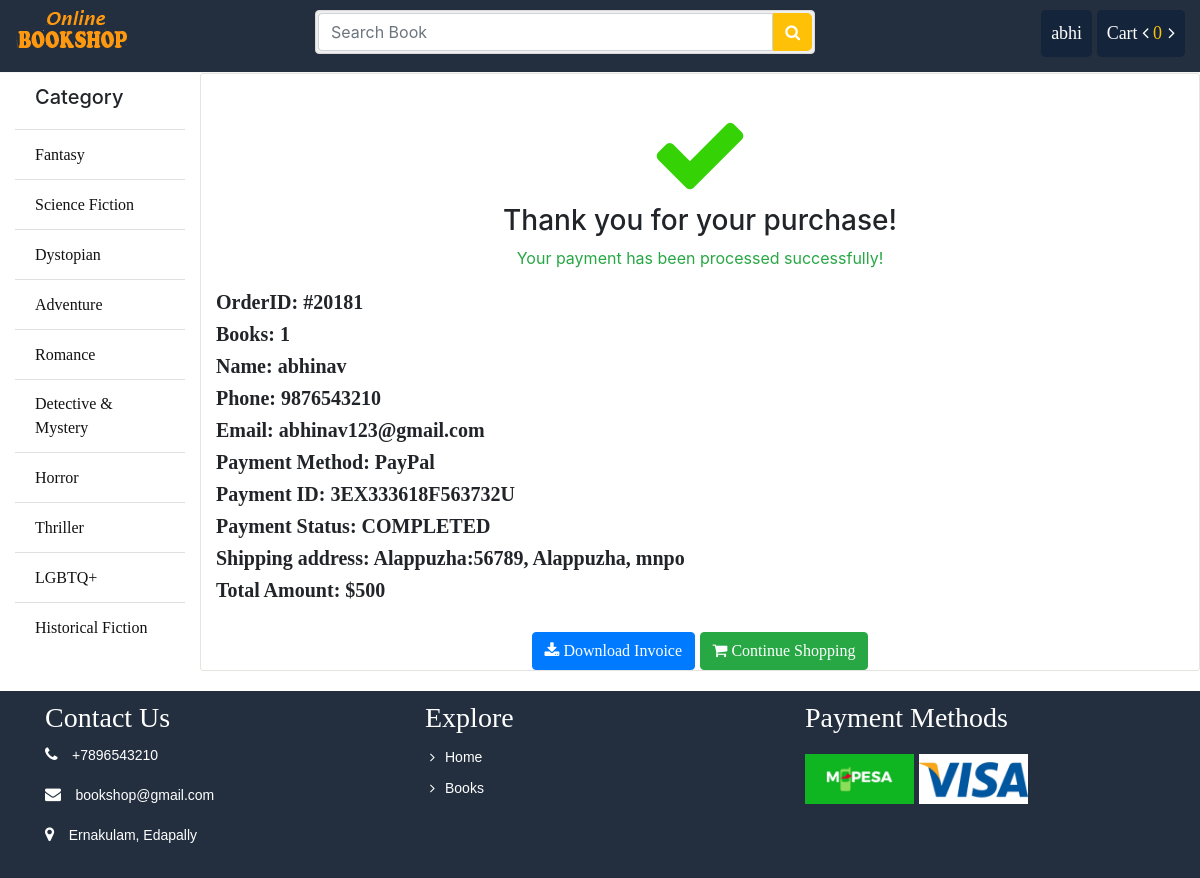
Screenshot of /order/success/1/ (signed in) with the database file from the repository.
### store/models.py (models this page shows, shortened)
class Category(models.Model):
	name = models.CharField(max_length = 100)
	slug = models.SlugField(max_length = 150, unique=True ,db_index=True)
	icon = models.FileField(upload_to = "category/")
	create_at = models.DateTimeField(auto_now_add = True)
	updated_at = models.DateTimeField(auto_now_add = True)

### order/models.py (models this page shows, shortened)
class Order(models.Model):
	customer = models.ForeignKey(User, on_delete = models.CASCADE)
	name = models.CharField(max_length=30)
	email = models.EmailField()
	phone = models.CharField(max_length=16)
	address = models.CharField(max_length=150)
	division = models.CharField(max_length=20)
	district = models.CharField(max_length=30)
	zip_code = models.CharField(max_length=30)
	payment_method = models.CharField(max_length = 20, default='PayPal')
	payment_id = models.CharField(max_length=150, blank=True, null=True)
	payment_status = models.CharField(max_length=50, blank=True, null=True)
	payable = models.IntegerField()
	totalbook = models.IntegerField()
	created = models.DateTimeField(auto_now_add=True)
	updated = models.DateTimeField(auto_now=True)
	paid = models.BooleanField(default=False)
	account_no = models.CharField(max_length=50, blank=True, null=True)
	transaction_id = models.CharField(max_length=150, blank=True, null=True)
	class Meta:
		ordering = ('-created', )

### order/views.py (the view)
# urls.py: path('success/<int:order_id>/', views.order_success, name='order_success'),
def order_success(request, order_id):
	order = get_object_or_404(Order, id=order_id)
	if order.customer_id != request.user.id:
		return redirect('store:index')
	return render(request, 'order/successfull.html', {'order': order})

### cart/cart.py (called while the page is built)
    def __len__(self):
        return sum(item['quantity'] for item in self.cart.values())

### store/context_processors.py (called while the page is built)
def sidebar(request):
	categories = Category.objects.all()
	context = {
		"cat":categories
	}
	return context

def cart(request):
	cart = Cart(request)
	context = {
		"cart": cart
	}
	return context

### order/templates/order/successfull.html
{% extends 'store/base.html' %}
{% load static %}
{% block container %}
    <div class="row">
        <div class="col-md-12 cart_info">
            <div class="successful-order text-center">
                <i class="fa fa-check"></i>
                <h3 class="page-header">Thank you for your purchase!</h3>
                <p class="text-success">Your payment has been processed successfully!</p>
            </div>
            <div class="ordered-info">
                <h5>OrderID: <span>#2018{{ order.id }}</span></h5>
                <h5>Books: <span>{{ order.totalbook }}</span></h5>
                <h5>Name: <span>{{ order.name }}</span></h5>
                <h5>Phone: <span>{{ order.phone }}</span></h5>
                <h5>Email: <span>{{ order.email }}</span></h5>
                <h5>Payment Method: <span>{{ order.payment_method }}</span></h5>
                <h5>Payment ID: <span>{{ order.payment_id }}</span></h5>
                <h5>Payment Status: <span>{{ order.payment_status }}</span></h5>
                <h5>Shipping address: <span>{{ order.division }}:{{ order.zip_code }}, {{ order.district }}, {{ order.address }}</span></h5>
                <h5>Total Amount: <span>${{ order.payable }}</span></h5>
            </div>
            <div class="text-center mt-4">
                <a href="{% url 'order:order_pdf' order_id=order.id %}" class="btn btn-primary">
                    <i class="fa fa-download" aria-hidden="true"></i> Download Invoice
                </a>
                <a href="{% url 'store:books' %}" class="btn btn-success">
                    <i class="fa fa-shopping-cart" aria-hidden="true"></i> Continue Shopping
                </a>
            </div>
        </div>
    </div>
{% endblock %}

### store/templates/store/base.html (shortened to what this page needs)
<!DOCTYPE html>
<html>
<head>
	{% load static %}
	<link rel="stylesheet" type="text/css" href="{% static 'css/bootstrap.min.css' %}">
	<link rel="stylesheet" type="text/css" href="{% static 'css/font-awesome.min.css' %}">
	<link rel="stylesheet" type="text/css" href="{% static 'css/style.css' %}">
	<link rel="stylesheet" type="text/css" href="{% static 'css/responsive.css' %}">
	<link rel="stylesheet" type="text/css" href="{% static 'css/slick.css' %}">
	<link rel="stylesheet" type="text/css" href="{% static 'css/slick-theme.css' %}">
	<link rel="stylesheet" type="text/css" href="{% static 'css/skdslider.css' %}">
</head>
<body>
{% include 'store/bin/header.html' %}
<div class="container-fluid">
	<div class="row">
		<div class="col-sm-2">
			{% include 'store/bin/sidebar.html' %}
		</div>
		<div class="col-sm-10">
			{% block container %}{% endblock %}
		</div>
	</div>
</div>
{% include 'store/bin/footer.html' %}
</body>
</html>

### store/templates/store/bin/header.html (shortened to what this page needs)
{% load static %}
<div class="header-top">
	<div class="container-fluid">
		<div class="row">
			<div class="col-sm-3">
				<div class="pull-left">
					<a href="{% url 'store:index' %}"><img src="{% static 'images/logo/logo.png' %}" alt="" /></a>
				</div>
			</div>
			<div class="col-sm-5">
				<form action="{% url 'search:search' %}" method="GET">
					<div class="input-group search_box">
						<input type="text" class="form-control" placeholder="Search Book" name="q" value="{{search}}">
						<button class="btn btn-primary" type="submit"><i class="fa fa-search"></i></button>
					</div>
				</form>
			</div>
			<div class="col-sm-4">
				<div class="pull-right">
					<ul class="navbar-nav">
						{% if request.user.is_authenticated %}
					    <li class="dropdown profile"><a href="#">{{ request.user.username }}</a>
					    </li>
					    <li class="cart">
					    	<a href="{% url 'cart:cart_details' %}">Cart <i class="fa fa-angle-left"></i>
					    		<span class="totalcart" id="gettotalcart"> {{ cart|length }} </span>
					    		<i class="fa fa-angle-right"></i>
					    	</a>
					    </li>
					    {% endif %}
					</ul>
				</div>
			</div>
		</div>
	</div>
</div>

### store/templates/store/bin/sidebar.html
			<ul class="list-group list-group-flush">
				<li class="list-group-item"><h5>Category</h5></li>
				{% for p in cat %}
				<li class="list-group-item"><a href="{% url 'store:category' id=p.id %}">{{p.name}}</a></li>
				{% endfor %}
			</ul>

### store/templates/store/bin/footer.html
{% load static %}
<div class="footer">
	<div class="container">
		<div class="row">
			<div class="col-sm-6 col-md-4 col-xs-12 footer_menu">
				<h3>Contact Us</h3>
				<ul>
					<li class="footer_contact">
						<i class="fa fa-phone"></i>
						<p>+7896543210</p>
					</li>
					<li class="footer_contact">
						<i class="fa fa-envelope"></i>
						<p>bookshop@gmail.com</p>
					</li>
					<li class="footer_contact">
						<i class="fa fa-map-marker"></i>
						<p>Ernakulam, Edapally</p>
					</li>
				</ul>
			</div>
			<div class="col-sm-6 col-md-4 col-xs-12 footer_menu">
				<h3>Explore</h3>
				<ul>
					<li class="footer_menu">
						<a href="{% url 'store:index' %}"><i class="fa fa-angle-right"></i>Home</a>
					</li>
					<li class="footer_menu">
						<a href="{% url 'store:books' %}"><i class="fa fa-angle-right"></i>Books</a>
					</li>
				</ul>
			</div>
			<div class="col-sm-6 col-md-4 col-xs-12 footer_news">
				<h3>Payment Methods</h3>
				<div class="footer_paymentmethod">
					<img src="{% static 'images/mpesa.png' %}" alt="M-Pesa" />
					<img src="{% static 'images/visa.png' %}" alt="Visa" />
				</div>
			</div>
		</div>
	</div>
</div>

### store/static/css/style.css (style rules this page uses)
.header-top { border-bottom: 1px solid #f5f5f5; padding-top: 10px; padding-bottom: 15px; background: none repeat scroll 0 0 #232f3e; }
.search_box { padding: 2px; background-color: #efefef; border: 1px solid #d9d9d9; border-radius: 4px; position:absolute; width:100%; }
.search_box .btn.btn-primary { background:#ffc107 !important; border-color: #ffc107; border: 0 none; border-radius: 0; margin-top: 0; border-radius: 0 5px 5px 0 ; }
.navbar-nav { display: block; }
.navbar-nav li { display: inline-block; }
.navbar-nav li a { color: #fff; font-size: 18px; text-decoration: none; }
.cart, .profile { background: #14243a; padding: 10px; border-radius: 5px; }
.totalcart { color: #fac10a; margin-right:2px; }
.titleheader > h3, a { font-family: "Times New Roman", Times, serif; display: inline-block; }
ul li { list-style: none; }
.list-group li a { color: #111; }
.cart_info { border: 1px solid #E6E4DF; border-radius: 3px; margin-bottom: 20px; }
.successful-order { margin-top:30px; }
.successful-order i { font-size: 100px; color: #35d205; }
.ordered-info { margin-top: 20px; margin-bottom: 30px; }
.ordered-info h6, .ordered-info h5 { font-family: "Times New Roman", Times, serif; font-weight: bold; }
.footer { background:#232f3e; display: block; }
.footer_about h3, .footer_menu h3, .footer_news h3 { font-family: "Times New Roman", Times, serif; color:#ffffff; margin-top: 10px; }
.footer_about ul, .footer_menu ul { padding:0; }
.footer_contact i, .footer_menu i { color:#ffffff; margin-right: 10px; display:inline-block; }
.footer_contact p, .footer_menu a { font-size: 14px; color:#ffffff; font-family: Arial, Helvetica, sans-serif; display:inline-block; }
.footer_menu a { text-decoration: none; padding: 5px; }
.footer_paymentmethod { margin-top:20px; }
.footer_paymentmethod img { height:50px; background:#ffffff }

### rows the page displays
Category: name "Fantasy"
Category: name "Science Fiction"
Category: name "Dystopian"
Category: name "Adventure"
Category: name "Romance"
Category: name "Detective & Mystery"
Category: name "Horror"
Category: name "Thriller"
Category: name "LGBTQ+"
Category: name "Historical Fiction"
Order: id "1", totalbook "1", name "abhinav", phone "9876543210", email "abhinav123@gmail.com", payment_method "PayPal", payment_id "3EX333618F563732U", payment_status "COMPLETED", division "Alappuzha", zip_code "56789", district "Alappuzha", address "mnpo", payable "500"

### other values shown
{{ request.user.username }} "abhi"
{{ cart|length }} "0"
